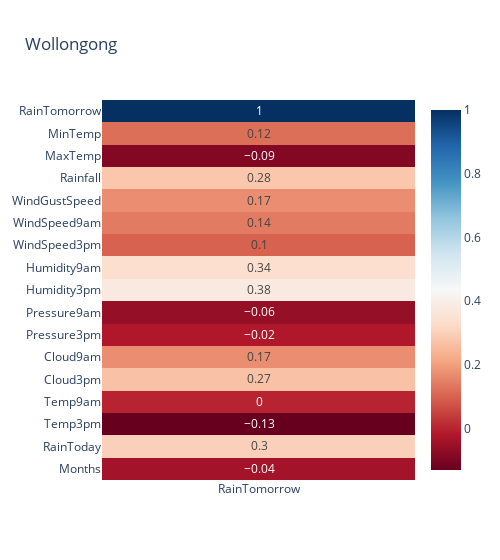

This figure's notebook cell:
### Code cell
# matrix_lau = df_lau.corr().round(2)
# matrix_lau

fig_wol = px.imshow(df_wol.drop(columns = ['Sunshine', 'Evaporation']).corr().round(2)['RainTomorrow'].to_frame(), title = "Wollongong",
                    text_auto = True, aspect = 'auto', color_continuous_scale='RdBu', width = 500)
fig_wol.show()

### Figure 1 — Plotly figure (JSON) as saved in the notebook; plotly's stock layout.template omitted (floating-point values rounded to 4 significant figures)
{"data": [{"coloraxis": "coloraxis", "hovertemplate": "x: %{x}<br>y: %{y}<br>color: %{z}<extra></extra>", "name": "0", "texttemplate": "%{z}", "type": "heatmap", "x": ["RainTomorrow"], "xaxis": "x", "y": ["RainTomorrow", "MinTemp", "MaxTemp", "Rainfall", "WindGustSpeed", "WindSpeed9am", "WindSpeed3pm", "Humidity9am", "Humidity3pm", "Pressure9am", "Pressure3pm", "Cloud9am", "Cloud3pm", "Temp9am", "Temp3pm", "RainToday", "Months"], "yaxis": "y", "z": [[1], [0.12], [-0.09], [0.28], [0.17], [0.14], [0.1], [0.34], [0.38], [-0.06], [-0.02], [0.17], [0.27], [0], [-0.13], [0.3], [-0.04]]}], "layout": {"coloraxis": {"colorscale": [[0, "rgb(103,0,31)"], [0.1, "rgb(178,24,43)"], [0.2, "rgb(214,96,77)"], [0.3, "rgb(244,165,130)"], [0.4, "rgb(253,219,199)"], [0.5, "rgb(247,247,247)"], [0.6, "rgb(209,229,240)"], [0.7, "rgb(146,197,222)"], [0.8, "rgb(67,147,195)"], [0.9, "rgb(33,102,172)"], [1, "rgb(5,48,97)"]]}, "title": {"text": "Wollongong"}, "width": 500, "xaxis": {"anchor": "y", "domain": [0, 1]}, "yaxis": {"anchor": "x", "autorange": "reversed", "domain": [0, 1]}}}
